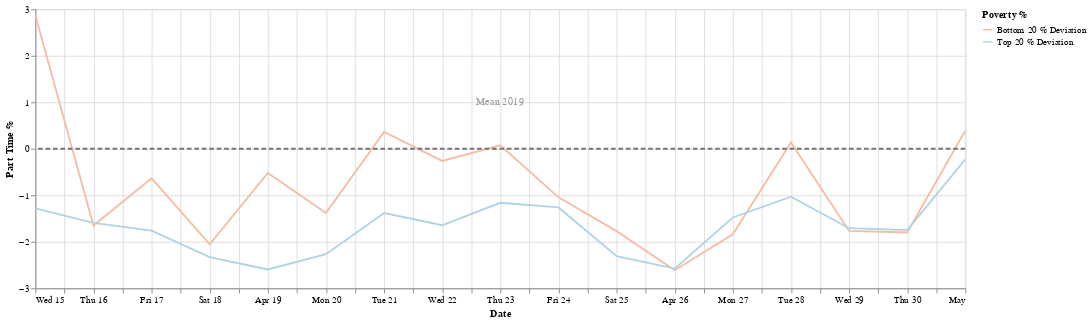

Notebook source saved alongside this figure:
### Markdown cell above
**April 20, 2020:**
Illinois state topped 3,000 new cases in a day for the first time.

### Code cell
start_date = '2020-4-14'
end_date = '2020-5-1'
df2 = apply_date_filter(df,start_date,end_date)
chart = create_chart(df2)
chart
#df2

### Figure 1 — Vega-Lite specification as saved in the notebook (floating-point values rounded to 4 significant figures)
{"config": {"view": {"continuousHeight": 300, "continuousWidth": 400}, "range": {"category": {"scheme": "redblue"}}}, "layer": [{"data": {"name": "data-dd66d7669d7c8e0d7ae69001c7b4cd5e"}, "mark": "line", "encoding": {"color": {"type": "nominal", "field": "Poverty %"}, "x": {"type": "temporal", "field": "date", "title": "Date"}, "y": {"type": "quantitative", "field": "part_time_work", "title": "Part Time %"}}, "selection": {"selector002": {"type": "interval", "bind": "scales", "encodings": ["x", "y"]}}, "transform": [{"fold": ["Bottom 20 % Deviation", "Top 20 % Deviation"], "as": ["Poverty %", "part_time_work"]}], "width": 1000}, {"data": {"name": "data-7f3a6b86ed460c4e648f2393735a11f6"}, "mark": {"type": "rule", "color": "#757575", "size": 2, "strokeDash": [5, 3]}, "encoding": {"size": {"value": 2}, "y": {"type": "quantitative", "field": "Mean 2019"}}}, {"data": {"name": "data-d764767e7dd3b10b2c76c1355ce10ef3"}, "mark": {"type": "text", "angle": 0, "text": "Mean 2019"}, "encoding": {"opacity": {"value": 0.4}, "y": {"type": "quantitative", "field": "y"}}}], "$schema": "https://vega.github.io/schema/vega-lite/v4.8.1.json", "datasets": {"data-dd66d7669d7c8e0d7ae69001c7b4cd5e": [{"date": "2020-04-20T00:00:00+00:00", "Top 20 %": 3.731, "Bottom 20 %": 4.62, "Top 20 % Deviation": -2.268, "Bottom 20 % Deviation": -1.379}, {"date": "2020-04-22T00:00:00+00:00", "Top 20 %": 4.354, "Bottom 20 %": 5.739, "Top 20 % Deviation": -1.645, "Bottom 20 % Deviation": -0.26}, {"date": "2020-04-19T00:00:00+00:00", "Top 20 %": 3.403, "Bottom 20 %": 5.479, "Top 20 % Deviation": -2.596, "Bottom 20 % Deviation": -0.5194}, {"date": "2020-04-25T00:00:00+00:00", "Top 20 %": 3.691, "Bottom 20 %": 4.228, "Top 20 % Deviation": -2.307, "Bottom 20 % Deviation": -1.771}, {"date": "2020-04-23T00:00:00+00:00", "Top 20 %": 4.838, "Bottom 20 %": 6.072, "Top 20 % Deviation": -1.161, "Bottom 20 % Deviation": 0.07336}, {"date": "2020-04-21T00:00:00+00:00", "Top 20 %": 4.617, "Bottom 20 %": 6.363, "Top 20 % Deviation": -1.382, "Bottom 20 % Deviation": 0.3645}, {"date": "2020-04-30T00:00:00+00:00", "Top 20 %": 4.249, "Bottom 20 %": 4.2, "Top 20 % Deviation": -1.75, "Bottom 20 % Deviation": -1.799}, {"date": "2020-04-17T00:00:00+00:00", "Top 20 %": 4.239, "Bottom 20 %": 5.364, "Top 20 % Deviation": -1.759, "Bottom 20 % Deviation": -0.6343}, {"date": "2020-04-26T00:00:00+00:00", "Top 20 %": 3.422, "Bottom 20 %": 3.387, "Top 20 % Deviation": -2.576, "Bottom 20 % Deviation": -2.611}, {"date": "2020-04-27T00:00:00+00:00", "Top 20 %": 4.522, "Bottom 20 %": 4.16, "Top 20 % Deviation": -1.477, "Bottom 20 % Deviation": -1.839}, {"date": "2020-04-15T00:00:00+00:00", "Top 20 %": 4.716, "Bottom 20 %": 8.868, "Top 20 % Deviation": -1.282, "Bottom 20 % Deviation": 2.87}, {"date": "2020-04-18T00:00:00+00:00", "Top 20 %": 3.669, "Bottom 20 %": 3.946, "Top 20 % Deviation": -2.33, "Bottom 20 % Deviation": -2.052}, {"date": "2020-04-24T00:00:00+00:00", "Top 20 %": 4.738, "Bottom 20 %": 4.954, "Top 20 % Deviation": -1.261, "Bottom 20 % Deviation": -1.044}, {"date": "2020-04-29T00:00:00+00:00", "Top 20 %": 4.291, "Bottom 20 %": 4.232, "Top 20 % Deviation": -1.707, "Bottom 20 % Deviation": -1.767}, {"date": "2020-04-16T00:00:00+00:00", "Top 20 %": 4.404, "Bottom 20 %": 4.348, "Top 20 % Deviation": -1.595, "Bottom 20 % Deviation": -1.651}, {"date": "2020-04-28T00:00:00+00:00", "Top 20 %": 4.97, "Bottom 20 %": 6.132, "Top 20 % Deviation": -1.029, "Bottom 20 % Deviation": 0.1339}, {"date": "2020-05-01T00:00:00+00:00", "Top 20 %": 5.769, "Bottom 20 %": 6.392, "Top 20 % Deviation": -0.2292, "Bottom 20 % Deviation": 0.3932}], "data-7f3a6b86ed460c4e648f2393735a11f6": [{"Mean 2019": 0}], "data-d764767e7dd3b10b2c76c1355ce10ef3": [{"y": 1}]}}
